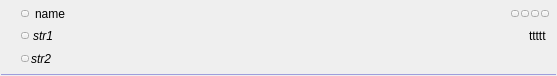
<?xml version="1.0" encoding="UTF-8"?>
<ui version="4.0">
 <class>TreeElement_Epg_Bottom</class>
 <widget class="QWidget" name="TreeElement_Epg_Bottom">
  <property name="geometry">
   <rect>
    <x>0</x>
    <y>0</y>
    <width>557</width>
    <height>76</height>
   </rect>
  </property>
  <property name="sizePolicy">
   <sizepolicy hsizetype="Expanding" vsizetype="Minimum">
    <horstretch>0</horstretch>
    <verstretch>0</verstretch>
   </sizepolicy>
  </property>
  <property name="contextMenuPolicy">
   <enum>Qt::NoContextMenu</enum>
  </property>
  <property name="windowTitle">
   <string notr="true"/>
  </property>
  <layout class="QGridLayout" name="gridLayout">
   <property name="leftMargin">
    <number>0</number>
   </property>
   <property name="topMargin">
    <number>0</number>
   </property>
   <property name="rightMargin">
    <number>0</number>
   </property>
   <property name="bottomMargin">
    <number>0</number>
   </property>
   <property name="spacing">
    <number>0</number>
   </property>
   <item row="0" column="0">
    <layout class="QHBoxLayout" name="horizontalLayout_4">
     <property name="spacing">
      <number>0</number>
     </property>
     <property name="leftMargin">
      <number>10</number>
     </property>
     <property name="topMargin">
      <number>2</number>
     </property>
     <property name="rightMargin">
      <number>0</number>
     </property>
     <property name="bottomMargin">
      <number>2</number>
     </property>
     <item>
      <spacer name="horizontalSpacer">
       <property name="orientation">
        <enum>Qt::Horizontal</enum>
       </property>
       <property name="sizeType">
        <enum>QSizePolicy::Fixed</enum>
       </property>
       <property name="sizeHint" stdset="0">
        <size>
         <width>3</width>
         <height>20</height>
        </size>
       </property>
      </spacer>
     </item>
     <item alignment="Qt::AlignVCenter">
      <widget class="CLogoView" name="m_Logo" native="true">
       <property name="sizePolicy">
        <sizepolicy hsizetype="Preferred" vsizetype="Expanding">
         <horstretch>0</horstretch>
         <verstretch>0</verstretch>
        </sizepolicy>
       </property>
       <property name="contextMenuPolicy">
        <enum>Qt::NoContextMenu</enum>
       </property>
      </widget>
     </item>
    </layout>
   </item>
   <item row="2" column="0" colspan="2">
    <widget class="Line" name="line">
     <property name="sizePolicy">
      <sizepolicy hsizetype="Expanding" vsizetype="Fixed">
       <horstretch>0</horstretch>
       <verstretch>0</verstretch>
      </sizepolicy>
     </property>
     <property name="minimumSize">
      <size>
       <width>0</width>
       <height>1</height>
      </size>
     </property>
     <property name="contextMenuPolicy">
      <enum>Qt::NoContextMenu</enum>
     </property>
     <property name="autoFillBackground">
      <bool>false</bool>
     </property>
     <property name="styleSheet">
      <string notr="true">QFrame {
    border:0px;
padding: 0px;
margin: 1px;
background-color:rgba(158, 158, 220,255);
}</string>
     </property>
     <property name="frameShadow">
      <enum>QFrame::Plain</enum>
     </property>
     <property name="lineWidth">
      <number>1</number>
     </property>
     <property name="midLineWidth">
      <number>0</number>
     </property>
     <property name="orientation">
      <enum>Qt::Horizontal</enum>
     </property>
    </widget>
   </item>
   <item row="0" column="1">
    <widget class="QWidget" name="m_Cursor" native="true">
     <property name="sizePolicy">
      <sizepolicy hsizetype="Expanding" vsizetype="Expanding">
       <horstretch>0</horstretch>
       <verstretch>0</verstretch>
      </sizepolicy>
     </property>
     <layout class="QVBoxLayout" name="verticalLayout">
      <property name="spacing">
       <number>0</number>
      </property>
      <property name="leftMargin">
       <number>6</number>
      </property>
      <property name="topMargin">
       <number>2</number>
      </property>
      <property name="rightMargin">
       <number>6</number>
      </property>
      <property name="bottomMargin">
       <number>3</number>
      </property>
      <item>
       <layout class="QHBoxLayout" name="horizontalLayout_Str1">
        <property name="spacing">
         <number>6</number>
        </property>
        <property name="sizeConstraint">
         <enum>QLayout::SetDefaultConstraint</enum>
        </property>
        <property name="leftMargin">
         <number>2</number>
        </property>
        <item>
         <widget class="CSkinButton" name="m_FavButton">
          <property name="sizePolicy">
           <sizepolicy hsizetype="Fixed" vsizetype="Fixed">
            <horstretch>0</horstretch>
            <verstretch>0</verstretch>
           </sizepolicy>
          </property>
          <property name="minimumSize">
           <size>
            <width>1</width>
            <height>1</height>
           </size>
          </property>
          <property name="focusPolicy">
           <enum>Qt::NoFocus</enum>
          </property>
          <property name="text">
           <string notr="true"/>
          </property>
          <property name="iconSize">
           <size>
            <width>0</width>
            <height>0</height>
           </size>
          </property>
          <property name="checkable">
           <bool>true</bool>
          </property>
          <property name="checked">
           <bool>false</bool>
          </property>
          <property name="skinImage" stdset="0">
           <stringlist notr="true">
            <string>src=&quot;img\tree\star-off.png&quot; statecount=&quot;1&quot; duration=&quot;0&quot; autoScale=&quot;0&quot;</string>
            <string>checked=&quot;1&quot; src=&quot;img\tree\star-on.png&quot; statecount=&quot;1&quot; duration=&quot;0&quot; autoScale=&quot;0&quot;</string>
           </stringlist>
          </property>
         </widget>
        </item>
        <item>
         <widget class="CSkinOneLineText" name="m_Name">
          <property name="sizePolicy">
           <sizepolicy hsizetype="Expanding" vsizetype="Expanding">
            <horstretch>0</horstretch>
            <verstretch>0</verstretch>
           </sizepolicy>
          </property>
          <property name="text">
           <string>name</string>
          </property>
          <property name="addheight" stdset="0">
           <number>2</number>
          </property>
         </widget>
        </item>
        <item>
         <widget class="QWidget" name="m_ExtButtonContainer" native="true">
          <property name="sizePolicy">
           <sizepolicy hsizetype="Minimum" vsizetype="Expanding">
            <horstretch>0</horstretch>
            <verstretch>0</verstretch>
           </sizepolicy>
          </property>
          <layout class="QHBoxLayout" name="horizontalLayout_2">
           <property name="spacing">
            <number>2</number>
           </property>
           <property name="leftMargin">
            <number>0</number>
           </property>
           <property name="topMargin">
            <number>0</number>
           </property>
           <property name="rightMargin">
            <number>2</number>
           </property>
           <property name="bottomMargin">
            <number>0</number>
           </property>
           <item>
            <widget class="CSkinButton" name="m_ExtButton1">
             <property name="focusPolicy">
              <enum>Qt::NoFocus</enum>
             </property>
             <property name="text">
              <string notr="true"/>
             </property>
             <property name="iconSize">
              <size>
               <width>0</width>
               <height>0</height>
              </size>
             </property>
             <property name="checkable">
              <bool>false</bool>
             </property>
            </widget>
           </item>
           <item>
            <widget class="CSkinButton" name="m_ExtButton2">
             <property name="focusPolicy">
              <enum>Qt::NoFocus</enum>
             </property>
             <property name="text">
              <string notr="true"/>
             </property>
             <property name="iconSize">
              <size>
               <width>0</width>
               <height>0</height>
              </size>
             </property>
             <property name="checkable">
              <bool>false</bool>
             </property>
            </widget>
           </item>
           <item>
            <widget class="CSkinButton" name="m_ExtButton3">
             <property name="focusPolicy">
              <enum>Qt::NoFocus</enum>
             </property>
             <property name="text">
              <string notr="true"/>
             </property>
             <property name="iconSize">
              <size>
               <width>0</width>
               <height>0</height>
              </size>
             </property>
             <property name="checkable">
              <bool>false</bool>
             </property>
            </widget>
           </item>
           <item>
            <widget class="CSkinButton" name="m_ExtButton4">
             <property name="focusPolicy">
              <enum>Qt::NoFocus</enum>
             </property>
             <property name="text">
              <string notr="true"/>
             </property>
             <property name="iconSize">
              <size>
               <width>0</width>
               <height>0</height>
              </size>
             </property>
             <property name="checkable">
              <bool>false</bool>
             </property>
            </widget>
           </item>
          </layout>
         </widget>
        </item>
       </layout>
      </item>
      <item>
       <widget class="CSkinProgressWidget" name="m_ProgressWidget" native="true">
        <property name="sizePolicy">
         <sizepolicy hsizetype="Expanding" vsizetype="Expanding">
          <horstretch>0</horstretch>
          <verstretch>0</verstretch>
         </sizepolicy>
        </property>
        <property name="sliderInfo" stdset="0">
         <string notr="true">color1=&quot;0xE0107010&quot; color2=&quot;0&quot; type=&quot;0&quot; roundcorner=&quot;0&quot; borderwidth=&quot;0&quot; bordercolor=&quot;0xFF808080&quot;</string>
        </property>
        <property name="borderInfo" stdset="0">
         <string notr="true">borderwidth=&quot;1&quot; roundcorner=&quot;0&quot; bordercolor=&quot;0xFFB0B0B0&quot;</string>
        </property>
        <layout class="QHBoxLayout" name="horizontalLayout">
         <property name="spacing">
          <number>4</number>
         </property>
         <property name="leftMargin">
          <number>2</number>
         </property>
         <property name="topMargin">
          <number>0</number>
         </property>
         <property name="rightMargin">
          <number>4</number>
         </property>
         <property name="bottomMargin">
          <number>0</number>
         </property>
         <item>
          <widget class="CSkinButton" name="m_EpgDesc1">
           <property name="minimumSize">
            <size>
             <width>1</width>
             <height>1</height>
            </size>
           </property>
           <property name="focusPolicy">
            <enum>Qt::NoFocus</enum>
           </property>
           <property name="text">
            <string notr="true"/>
           </property>
           <property name="iconSize">
            <size>
             <width>0</width>
             <height>0</height>
            </size>
           </property>
           <property name="checkable">
            <bool>false</bool>
           </property>
           <property name="skinImage" stdset="0">
            <stringlist notr="true">
             <string>src=&quot;img\tree\info.png&quot; statecount=&quot;1&quot; duration=&quot;0&quot; autoScale=&quot;0&quot;</string>
            </stringlist>
           </property>
          </widget>
         </item>
         <item>
          <widget class="CSkinOneLineText" name="m_Str1">
           <property name="sizePolicy">
            <sizepolicy hsizetype="Expanding" vsizetype="Expanding">
             <horstretch>0</horstretch>
             <verstretch>0</verstretch>
            </sizepolicy>
           </property>
           <property name="font">
            <font>
             <italic>true</italic>
            </font>
           </property>
           <property name="text">
            <string>str1</string>
           </property>
           <property name="brightness" stdset="0">
            <number>-25</number>
           </property>
          </widget>
         </item>
         <item>
          <widget class="CSkinOneLineText" name="m_TimeNowEnd">
           <property name="sizePolicy">
            <sizepolicy hsizetype="Minimum" vsizetype="Expanding">
             <horstretch>0</horstretch>
             <verstretch>0</verstretch>
            </sizepolicy>
           </property>
           <property name="text">
            <string notr="true">ttttt</string>
           </property>
           <property name="alignment">
            <set>Qt::AlignLeading|Qt::AlignLeft|Qt::AlignVCenter</set>
           </property>
           <property name="addheight" stdset="0">
            <number>1</number>
           </property>
          </widget>
         </item>
        </layout>
       </widget>
      </item>
      <item>
       <layout class="QHBoxLayout" name="horizontalLayout_3">
        <property name="spacing">
         <number>2</number>
        </property>
        <property name="sizeConstraint">
         <enum>QLayout::SetDefaultConstraint</enum>
        </property>
        <property name="leftMargin">
         <number>2</number>
        </property>
        <property name="topMargin">
         <number>0</number>
        </property>
        <item>
         <widget class="CSkinButton" name="m_EpgDesc2">
          <property name="minimumSize">
           <size>
            <width>1</width>
            <height>0</height>
           </size>
          </property>
          <property name="focusPolicy">
           <enum>Qt::NoFocus</enum>
          </property>
          <property name="iconSize">
           <size>
            <width>0</width>
            <height>0</height>
           </size>
          </property>
          <property name="skinImage" stdset="0">
           <stringlist notr="true">
            <string>src=&quot;img\tree\info.png&quot; statecount=&quot;1&quot; duration=&quot;0&quot; autoScale=&quot;0&quot;</string>
           </stringlist>
          </property>
         </widget>
        </item>
        <item>
         <widget class="CSkinOneLineText" name="m_Str2">
          <property name="sizePolicy">
           <sizepolicy hsizetype="Expanding" vsizetype="Expanding">
            <horstretch>0</horstretch>
            <verstretch>0</verstretch>
           </sizepolicy>
          </property>
          <property name="font">
           <font>
            <italic>true</italic>
           </font>
          </property>
          <property name="text">
           <string>str2</string>
          </property>
          <property name="brightness" stdset="0">
           <number>-25</number>
          </property>
         </widget>
        </item>
       </layout>
      </item>
     </layout>
    </widget>
   </item>
  </layout>
 </widget>
 <customwidgets>
  <customwidget>
   <class>CSkinButton</class>
   <extends>QToolButton</extends>
   <header>skinbutton.h</header>
  </customwidget>
  <customwidget>
   <class>CSkinOneLineText</class>
   <extends>QLabel</extends>
   <header>skinonelinetext.h</header>
  </customwidget>
  <customwidget>
   <class>CLogoView</class>
   <extends>QWidget</extends>
   <header>logoview.h</header>
  </customwidget>
  <customwidget>
   <class>CSkinProgressWidget</class>
   <extends>QWidget</extends>
   <header>skinprogresswidget.h</header>
   <container>1</container>
  </customwidget>
 </customwidgets>
 <resources/>
 <connections/>
</ui>
